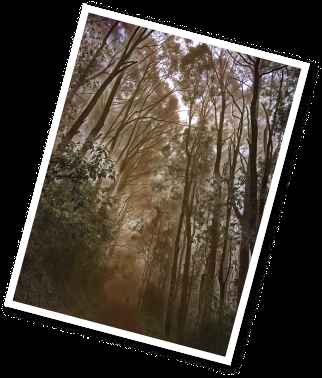
#> input picture images/Dehazed.png, 322 x 378 px
$ python dehaze.py --input images/Dehazed.png   (older library calls are emulated)
#> lines starting #> are read from the running program, lines starting #| are printed output that depends on the picture
import cv2
import numpy as np
import argparse


def dark_channel(img, size = 15):
    r, g, b = cv2.split(img)
    min_img = cv2.min(r, cv2.min(g, b))
    kernel = cv2.getStructuringElement(cv2.MORPH_RECT, (size, size))
    dc_img = cv2.erode(min_img,kernel)
    return dc_img


def get_atmo(img, percent = 0.001):
    mean_perpix = np.mean(img, axis = 2).reshape(-1)     # Calculate the mean pixel values across the color channels (axis=2)
    mean_topper = mean_perpix[:int(img.shape[0] * img.shape[1] * percent)]     # Calculate how many pixels to consider for estimating the atmospheric light and take the top 'num_pixels_to_consider' brightest pixels
    return np.mean(mean_topper)

def get_trans(img, atom, w = 0.95):
    x = img / atom
    t = 1 - w * dark_channel(x, 15)
    return t

def guided_filter(p, i, r, e):
    """
    :param p: input image
    :param i: guidance image
    :param r: radius
    :param e: regularization
    :return: filtering output q
    """
    #1
    mean_I = cv2.boxFilter(i, cv2.CV_64F, (r, r))
    mean_p = cv2.boxFilter(p, cv2.CV_64F, (r, r))
    corr_I = cv2.boxFilter(i * i, cv2.CV_64F, (r, r))
    corr_Ip = cv2.boxFilter(i * p, cv2.CV_64F, (r, r))
    #2
    var_I = corr_I - mean_I * mean_I
    cov_Ip = corr_Ip - mean_I * mean_p
    #3
    a = cov_Ip / (var_I + e)
    b = mean_p - a * mean_I
    #4
    mean_a = cv2.boxFilter(a, cv2.CV_64F, (r, r))
    mean_b = cv2.boxFilter(b, cv2.CV_64F, (r, r))
    #5
    q = mean_a * i + mean_b
    return q


def dehaze(path, output = None):
#> called with path = 'images/Dehazed.png'
    im = cv2.imread(str(path))
#> im is the input picture: shape (378, 322, 3); mean B, G, R 52.2, 61.4, 69.6
    img = im.astype('float64') / 255
    img_gray = cv2.cvtColor(im, cv2.COLOR_BGR2GRAY).astype('float64') / 255
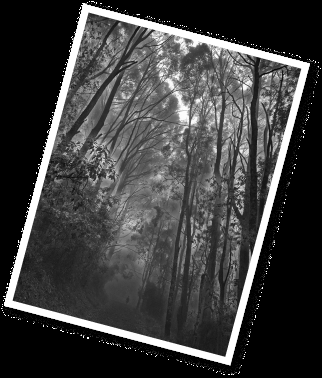
#> img_gray: shape (378, 322) float64; min 0, max 1, mean 0.246

    atom = get_atmo(img)
#> in get_atmo, `mean_topper = mean_perpix[:int(img.shape[0] * img.shape[1] * percent)]..`: mean_topper = 121 values from 0 to 0
#> atom = 0
    trans = get_trans(img, atom)
#> in get_trans, `x = img / atom`: x: shape (378, 322, 3) float64; every value is NaN or infinite
#> in dark_channel, `r, g, b = cv2.split(img)`: r: shape (378, 322) float64; every value is NaN or infinite
#> in dark_channel, `dc_img = cv2.erode(min_img,kernel)`: dc_img: shape (378, 322) float64; 96.49% of the values are NaN or infinite; the others: min 1.8e+308, max 1.8e+308, mean inf
#> in get_trans, `t = 1 - w * dark_channel(x, 15)`: t: shape (378, 322) float64; 96.49% of the values are NaN or infinite; the others: min -1.71e+308, max -1.71e+308, mean -inf
    trans_guided = guided_filter(trans, img_gray, 20, 0.0001)
#> in guided_filter, `mean_I = cv2.boxFilter(i, cv2.CV_64F, (r, r))`:
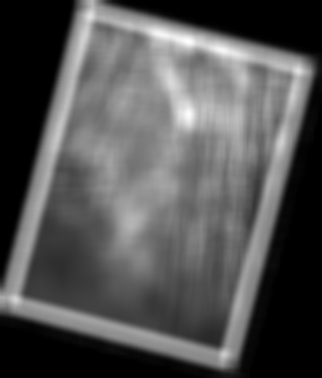
#> mean_I: shape (378, 322) float64; min -9.87e-16, max 0.755, mean 0.246; drawn with min black and max white
#> in guided_filter, `mean_p = cv2.boxFilter(p, cv2.CV_64F, (r, r))`: mean_p: shape (378, 322) float64; every value is NaN or infinite
#> in guided_filter, `corr_I = cv2.boxFilter(i * i, cv2.CV_64F, (r, r))`:
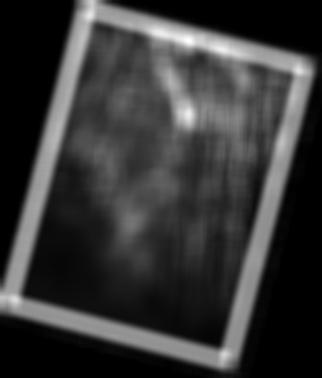
#> corr_I: shape (378, 322) float64; min -6.08e-16, max 0.65, mean 0.139; drawn with min black and max white
#> in guided_filter, `var_I = corr_I - mean_I * mean_I`:
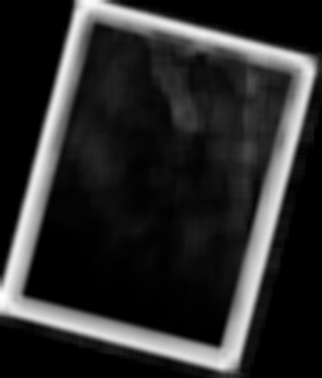
#> var_I: shape (378, 322) float64; min -6.08e-16, max 0.243, mean 0.0419; drawn with min black and max white
    trans_guided = cv2.max(trans_guided, 0.25)
#> trans_guided: shape (378, 322) float64; every value is 0.25

    result = np.empty_like(img)
    for i in range(3):
        result[:, :, i] = (img[:, :, i] - atom) / trans_guided + atom

    # cv2.imshow("source",img)
    # cv2.imshow("result", result)
    # cv2.waitKey()
    if output is not None:
        cv2.imwrite(output, result * 255)


parser = argparse.ArgumentParser()
parser.add_argument('-i', '--input')
parser.add_argument('-o', '--output')
args = parser.parse_args()

def runDehazingAlgo(input_file_path,output_file_path):
    dehaze(input_file_path,output_file_path)

if __name__ == '__main__':
    if args.input is None:
        print("INVALID INPUT, enter properly")
    else:
        dehaze(args.input, args.output)

$ run again, on images/Hazed.png
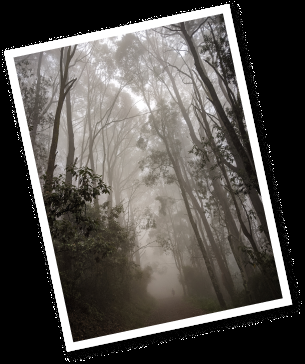
#> input picture images/Hazed.png, 305 x 364 px
#> in dehaze, im is the input picture: shape (364, 305, 3); mean B, G, R 77.8, 81.5, 84.9
#> mean_topper = 111 values from 0 to 0
#> atom = 0
#> x: shape (364, 305, 3) float64; every value is NaN or infinite
#> r: shape (364, 305) float64; every value is NaN or infinite
#> dc_img: shape (364, 305) float64; 96.29% of the values are NaN or infinite; the others: min 1.8e+308, max 1.8e+308, mean inf
#> t: shape (364, 305) float64; 96.29% of the values are NaN or infinite; the others: min -1.71e+308, max -1.71e+308, mean -inf
#> mean_p: shape (364, 305) float64; every value is NaN or infinite
#> in guided_filter, `corr_I = cv2.boxFilter(i * i, cv2.CV_64F, (r, r))`:
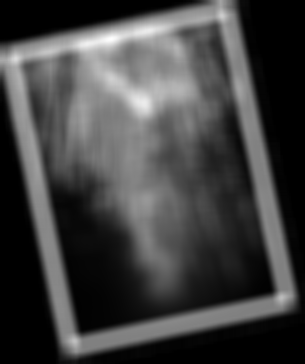
#> corr_I: shape (364, 305) float64; min -9.67e-16, max 0.813, mean 0.21; drawn with min black and max white
#> in guided_filter, `var_I = corr_I - mean_I * mean_I`:
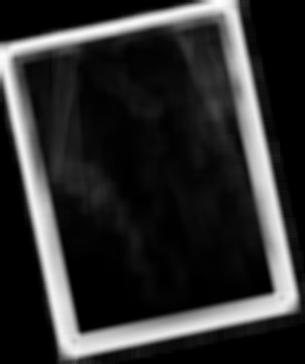
#> var_I: shape (364, 305) float64; min -9.67e-16, max 0.245, mean 0.0452; drawn with min black and max white
#> trans_guided: shape (364, 305) float64; every value is 0.25
